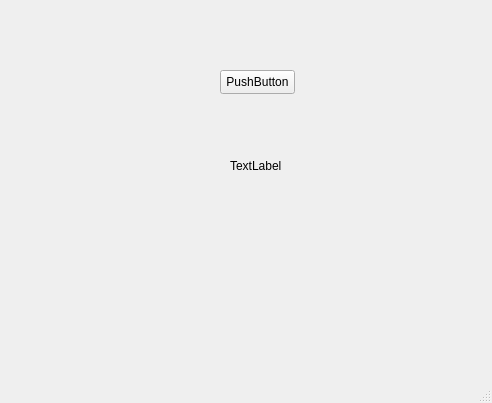
<?xml version="1.0" encoding="UTF-8"?>
<ui version="4.0">
 <class>MainWindow</class>
 <widget class="QMainWindow" name="mainwindow">
  <property name="geometry">
   <rect>
    <x>0</x>
    <y>0</y>
    <width>492</width>
    <height>403</height>
   </rect>
  </property>
  <property name="windowTitle">
   <string>mainwindow</string>
  </property>
  <widget class="QWidget" name="centralwidget">
   <widget class="QPushButton" name="pushButton">
    <property name="geometry">
     <rect>
      <x>220</x>
      <y>70</y>
      <width>75</width>
      <height>24</height>
     </rect>
    </property>
    <property name="text">
     <string>PushButton</string>
    </property>
   </widget>
   <widget class="QLabel" name="label">
    <property name="geometry">
     <rect>
      <x>230</x>
      <y>150</y>
      <width>51</width>
      <height>31</height>
     </rect>
    </property>
    <property name="text">
     <string>TextLabel</string>
    </property>
   </widget>
  </widget>
  <widget class="QMenuBar" name="menubar">
   <property name="geometry">
    <rect>
     <x>0</x>
     <y>0</y>
     <width>492</width>
     <height>33</height>
    </rect>
   </property>
  </widget>
  <widget class="QStatusBar" name="statusbar"/>
 </widget>
 <resources/>
 <connections/>
</ui>
